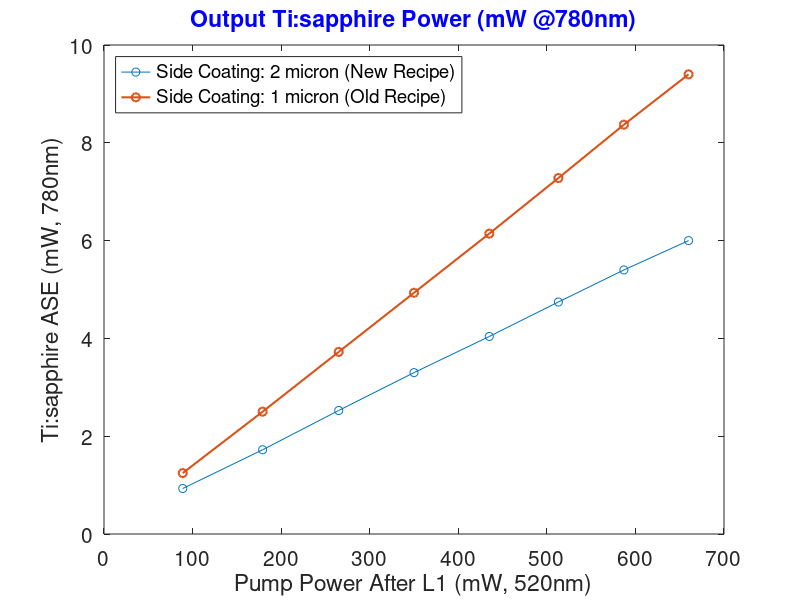

Write the MATLAB code that produced this figure. (Note: this script raises an error after producing the figure.)
clear all
cd('D:\AMO\160926_TiSa LS Development\161006_Data Figures');
Current=[0.3
0.4
0.5
0.6
0.7
0.8
0.9
1
]';

Green=[88.9
179.1
265
350
435
513
587
660
];

Power_2micron=[0.93
1.723
2.526
3.3
4.04
4.744
5.4
6
];

Power_1micron=[1.246
2.502
3.724
4.933
6.143
7.279
8.371
9.4
];


Power_withAl=[0.78
1.7
];


Green_withAl=[78.8
234
];


figure('Position', [100, 100, 800, 500]);
plot(Green,Power_2micron,'-o',Green,Power_1micron,'-o','LineWidth',1.5);
xlabel('Pump Power After L1 (mW, 520nm)','fontsize',15);
ylabel('Ti:sapphire ASE (mW, 780nm)','fontsize',15);
legend('Side Coating: 2 micron (New Recipe)','Side Coating: 1 micron (Old Recipe)','Location','NorthWest')
title('Output Ti:sapphire Power (mW @780nm)','fontsize',15,'color','b')
set(gca,'fontsize',15)


figure('Position', [100, 100, 800, 500]);
plot(Green,Res_B40,'-o',Green,Res_A60,'-o','LineWidth',1.5);
xlabel('Pump Power After L1 (mW, 520nm)','fontsize',15);
ylabel('Ti:sapphire ASE (mW, 780nm)','fontsize',15);
legend('L3: 40x, B Wavelength Range','L3: 60x, A Wavelength Range','Location','NorthWest')
title('Residual Pump Power (mW @520nm)','fontsize',15,'color','b')
set(gca,'fontsize',15)